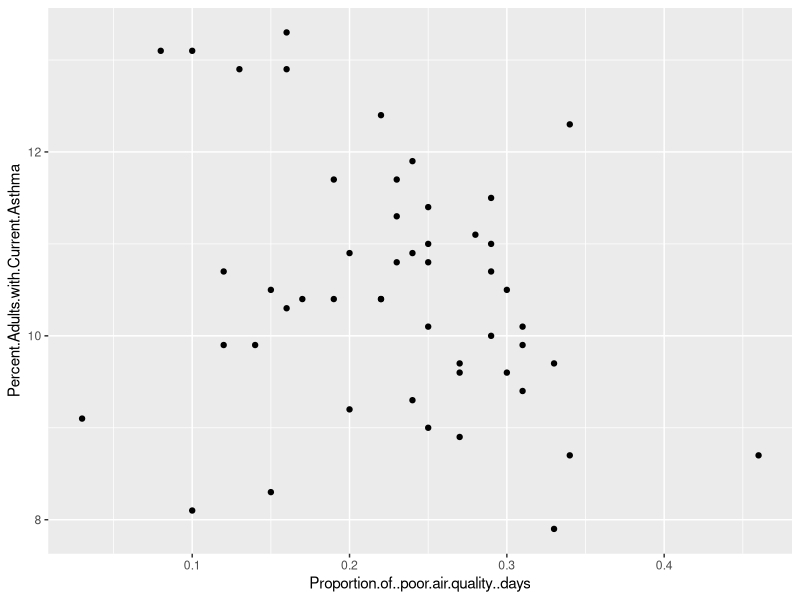

This figure's R source:
## ---- chunk 1
knitr::opts_chunk$set(echo = TRUE)
## ---- chunk 2
# code for figure 1
mydata<- read.csv("groupfile.csv")
# library
library(ggplot2)
 
# The iris dataset is provided natively by R
#head(iris)
 
# basic scatterplot
ggplot(mydata, aes(x=Proportion.of..poor.air.quality..days, y=Percent.Adults.with.Current.Asthma)) + 
    geom_point()
